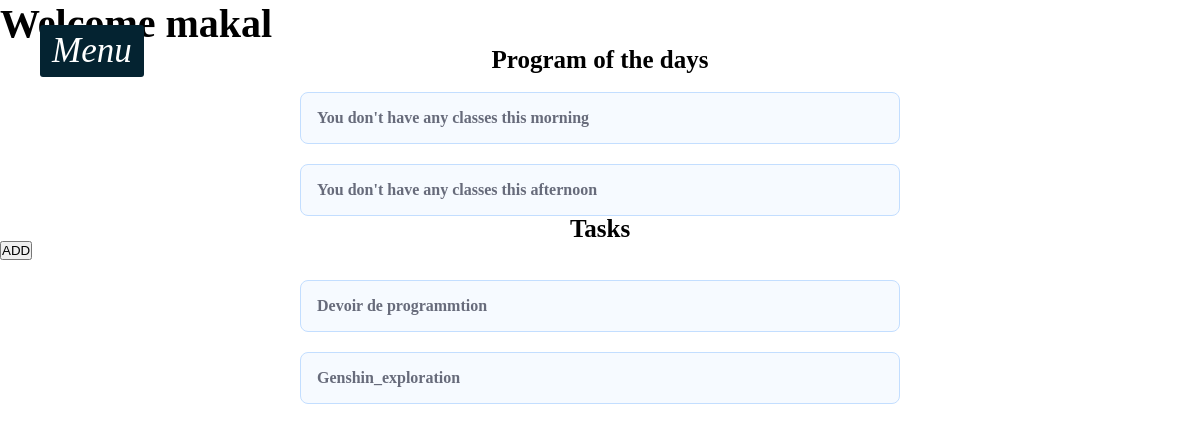
Before: /home (signed in) with the older database file.
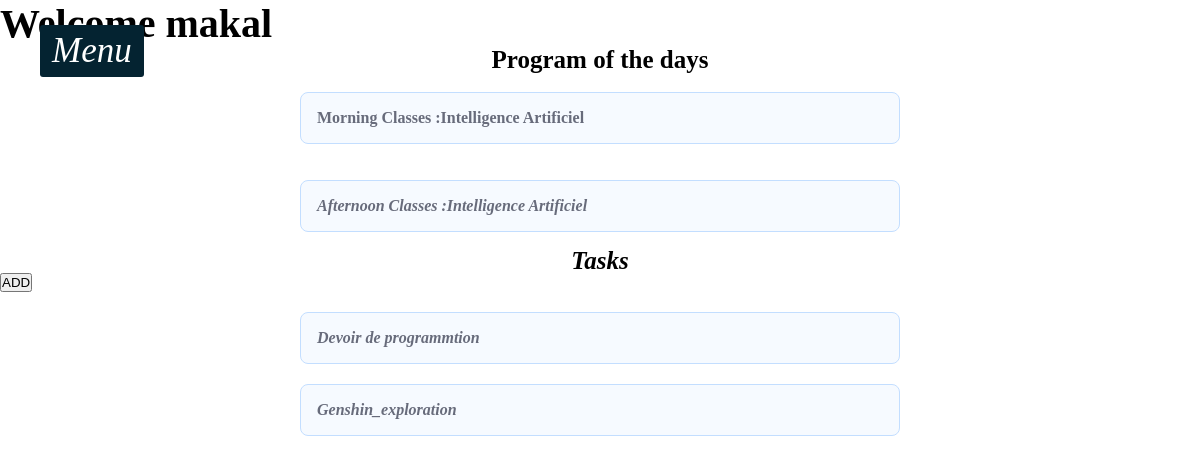
After: the same page with the newer database file.
### cool/models.py (models this page shows, shortened)
class Tache(models.Model):
    nom=models.CharField(max_length=50)
    description=models.TextField(max_length=200)
    heure_creation=models.DateTimeField(auto_now_add=True)
    heure_fin=models.DateTimeField(null=True)
    etudiant=models.ForeignKey(User, on_delete=models.CASCADE)

class CoursSemaines(models.Model):
    jour=models.ForeignKey("Semaines",on_delete=models.CASCADE)
    cours=models.ForeignKey("Cours",on_delete=models.CASCADE)
    avant_midi=models.BooleanField(default=True)

class Cours(models.Model):
    nom=models.CharField(max_length=50)
    description=models.TextField(max_length=200,default=True)
    nombre_heure=models.IntegerField(null=True)
    prof=models.CharField(max_length=50,default='',blank=True)
    section=models.ManyToManyField(Section)
    promotion=models.ForeignKey(Promotion,on_delete=models.CASCADE)
    jour=models.ManyToManyField("Semaines",through="CoursSemaines",through_fields=('cours','jour'))

### cool/views.py (the view)
# urls.py: 2. Add a URL to urlpatterns:  path('', views.home, name='home')
@login_required
def home(request):
    cour_1 = CoursSemaines.objects.filter(jour__jour=aujourdhui, cours__promotion=request.user.promotion, cours__section=request.user.section, avant_midi=True).first()
    cour_2= CoursSemaines.objects.filter(jour__jour=aujourdhui, cours__promotion=request.user.promotion, cours__section=request.user.section, avant_midi=False).first()
    taches=Tache.objects.filter(etudiant=request.user.id)
    return render(request,'home.html',{'cour_1':cour_1,'cour_2':cour_2,'taches':taches})

### templates/home.html (shortened to what this page needs)
{% extends "base.html" %}
{% load static %}
{% block content %}
<h1 > Welcome {% if request.user.last_name %}{{request.user.last_name}}{% else %}{{request.user.username}}{% endif %}</h1>
<h2 class="titre">Program of the days</h2>
{% if cour_1 %}
<div class="faq-container">
  <details>
    <summary>
      <span class="faq-title">
        Morning Classes :{{cour_1.cours.nom}}
      </span>
    </summary>
    <div class="faq-content">
      <ul>
        <li> given by <i>{{cour_1.cours.prof}}<i></li>
    </ul>
    </div>
  </details>
</div>
{% else %}
<div class="faq-container">
  <details>
    <summary>
      <span class="faq-title">
        You don't have any classes this morning
      </span>
    </summary>
  </details>
</div>
{% endif %}
{% if cour_2 %}
<div class="faq-container">
  <details>
    <summary>
      <span class="faq-title">
        Afternoon Classes :{{cour_2.cours.nom}}
      </span>
    </summary>
    <div class="faq-content">
      <ul>
        <li> given by <i>{{cour_2.cours.prof}}<i></li>
    </ul>
    </div>
  </details>
</div>
{% else %}
<div class="faq-container">
  <details>
    <summary>
      <span class="faq-title">
        You don't have any classes this afternoon
      </span>
    </summary>
  </details>
</div>
{% endif %}
<h3 class="titre">Tasks</h3>
<a href="{%url 'cool:tache_create' %}"><button >ADD</button></a>
    {%for tache in taches%}
    <div class="faq-container">
      <details>
        <summary>
          <span class="faq-title">
            {{tache.nom}}
          </span>
        </summary>
      </details>
    </div>
    {%endfor%}
{% endblock content %}

Changed rows visible on the page:
now on this page (row edited): CoursSemaines: cours.nom "Intelligence Artificiel"
now on this page (row edited): CoursSemaines: cours.nom "Intelligence Artificiel"
Other visible differences:
text no longer shown: "You don't have any classes this morning You don't have any classes this afternoon"
text now shown: "Morning Classes : Afternoon Classes :"
